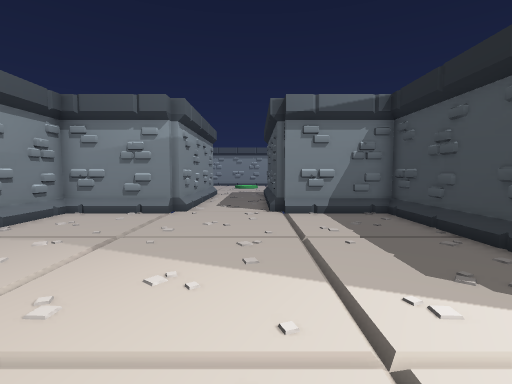
[1] (above)

15 first-person views from a walk through a level from a Godot 3-D game. The camera is 1.4 m above the floor, tilts 4° down and sees 85° across. The floor is counted in squares, 1 m on a side. Each view is taken from the middle of a square. On the plan, view 1 faces up. The plan holds only what a view shows up to about 14 squares ahead; the rest is blank. The place goes on beyond the plan. Some surface patterns are stand-ins.

[2]
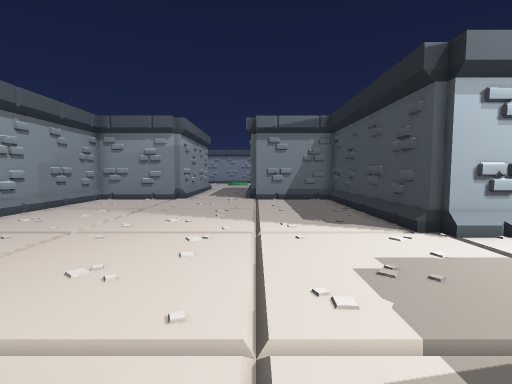

[3]
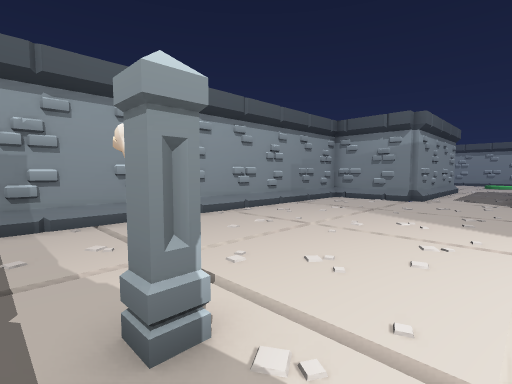

[4]
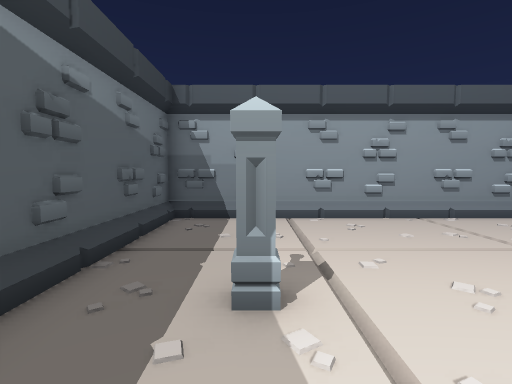

[5]
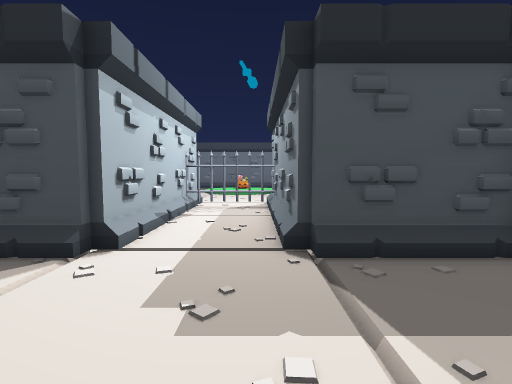

[6]
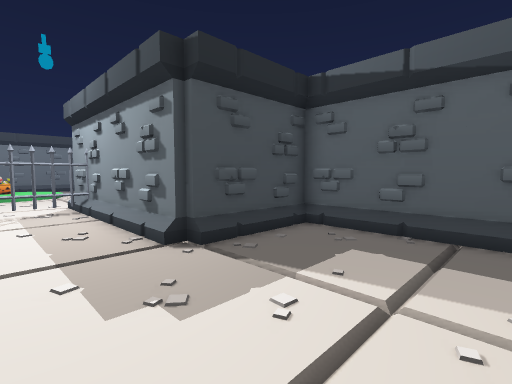

[7]
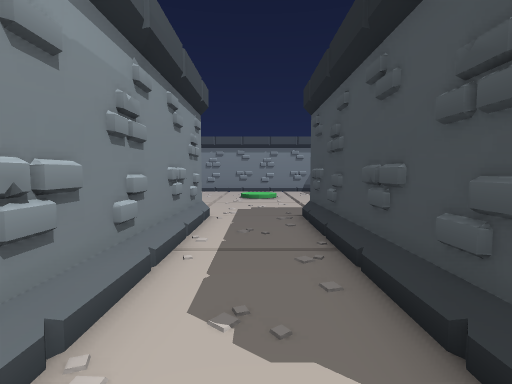

[8]
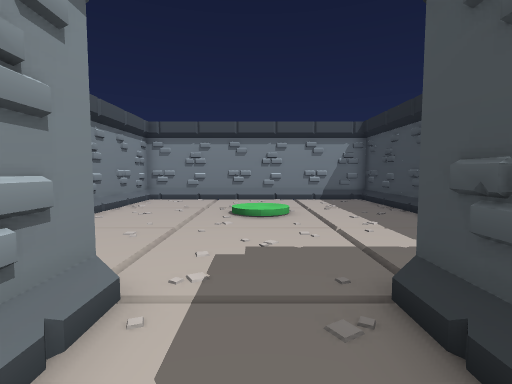

[9]
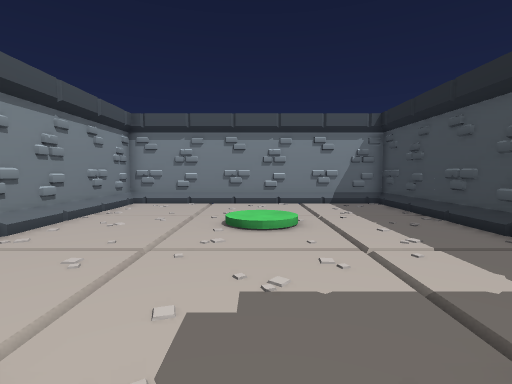

[10]
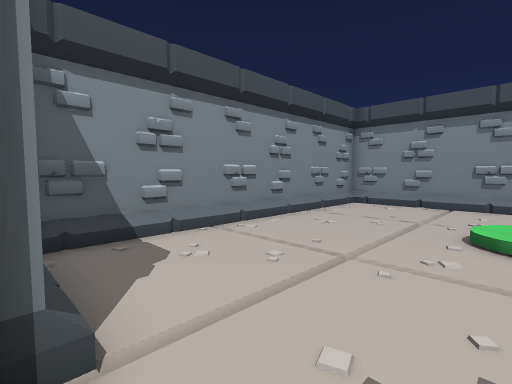

[11]
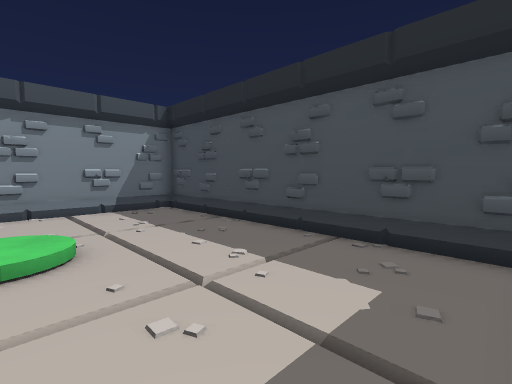

[12]
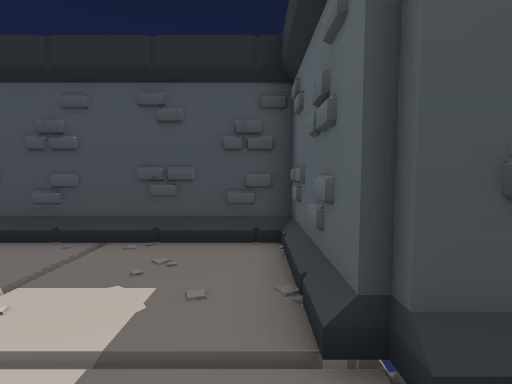

[13]
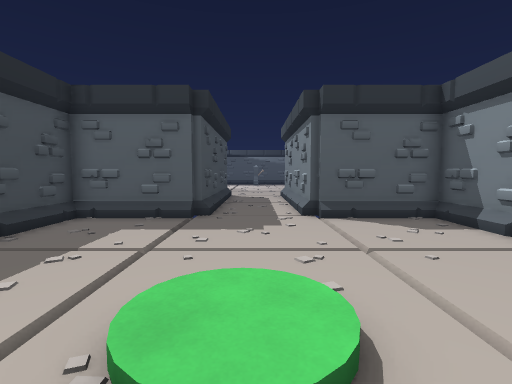

[14]
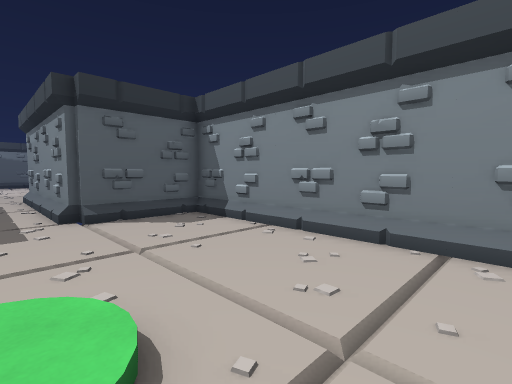

[15]
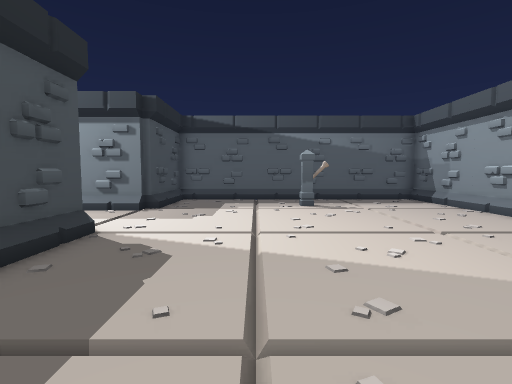

### Floor plan
Ten units are one square. View 1 is at (0, 0); x grows to the right and y downward. Boxes are objects, and circles mark ways between rooms. Rooms are numbered by the first view taken in them; rooms with no view inside come last. Other rooms are left out.
<svg viewBox="-72 -302 192 364">
<path fill="none" stroke="#000" d="M-14 28 -8 28 -8 32 -12 32M51 -20 45 -20M45 20 50 20 50 15M48 18 115 18M-27 -98 -67 -98 -67 57 48 57 48 15M-25 -100 -30 -100M115 -17 48 -17 48 -98 10 -98M110 18 110 -17M50 15 54 15M60 15 79 15M-65 15 -65 24M1 55 39 55M5 -180 10 -180 10 -183 48 -183 48 -297 -67 -297 -67 -183 -30 -183 -30 -180 -27 -180 -27 -98M8 -102 8 -180M-30 -100 -30 -95M15 -185 20 -185M25 -185 34 -185M-65 -210 -65 -186M-65 -269 -65 -211"/>
<rect x="-25" y="25" width="10" height="10" fill="#bbb"><title>bones</title></rect>
<circle cx="-10" cy="-97" r="3" fill="#2a7"/>
<text x="0" y="-20">1</text>
<text x="-10" y="-220">2</text>
</svg>
Room 1 opens to room 2.

Where each view was taken, in squares from view 1:
view 1: 0 up, 0 right, facing up
view 2: 4 down, 1 right, facing up
view 3: 4 down, 1 right, facing up-left
view 4: 3 down, 2 right, facing left
view 5: 1 down, 0 right, facing right
view 6: 1 up, 0 right, facing down-right
view 7: 9 up, 1 left, facing up
view 8: 15 up, 1 left, facing up
view 9: 17 up, 1 left, facing up
view 10: 18 up, 1 left, facing up-left
view 11: 19 up, 1 left, facing up-right
view 12: 19 up, 1 left, facing right
view 13: 27 up, 1 left, facing down
view 14: 27 up, 1 left, facing down-left
view 15: 8 up, 1 right, facing down
